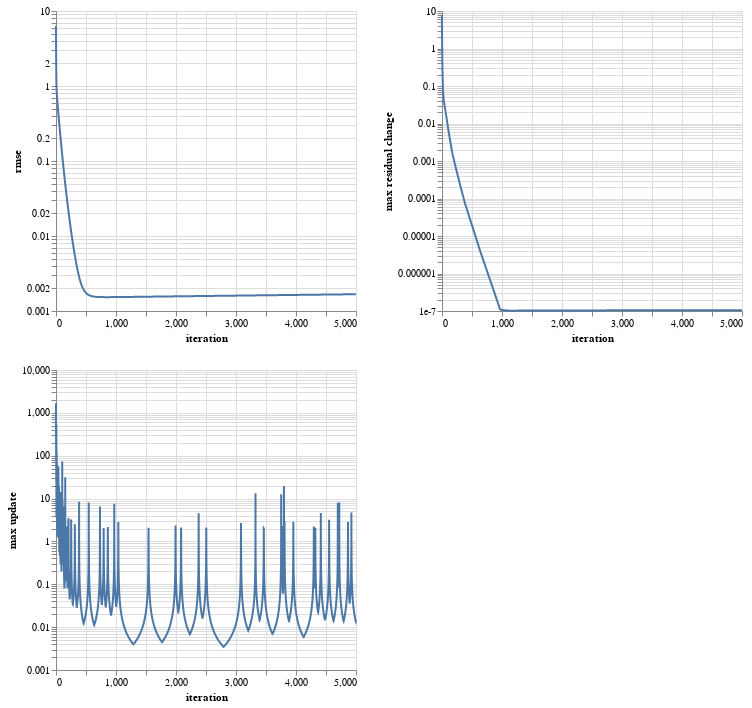

The notebook cell saved with this chart:
### Code cell
import altair as alt

#OPTIMAL MODEL

best_model = compute_UV_reg(Rsmall, K=65, lam=0.01, alpha=0.001)

logscale = alt.Scale(type='log', base=10)
fig_rmse = \
    alt.Chart(best_model['rmse'])\
    .mark_line()\
    .encode(
        x='iteration:Q', 
        y=alt.Y('rmse:Q', scale=logscale)
    )
fig_max_residual_change = \
    alt.Chart(best_model['rmse'])\
    .mark_line()\
    .encode(
        x='iteration:Q', 
        y=alt.Y('max residual change:Q', scale=logscale)
    )
fig_updates = \
    alt.Chart(best_model['update'])\
    .mark_line()\
    .encode(
        x='iteration:Q', 
        y=alt.Y('max update:Q', scale=logscale)
    )
alt.vconcat(
    fig_rmse | fig_max_residual_change,
    fig_updates 
)

### Figure 1 — Vega-Lite specification as saved in the notebook (floating-point values rounded to 4 significant figures; data arrays with more than 128 entries replaced by an {"elided": "..."} marker saying what was removed)
{"$schema": "https://vega.github.io/schema/vega-lite/v5.16.3.json", "config": {"view": {"continuousHeight": 300, "continuousWidth": 300}}, "datasets": {"data-57e5d112256b05349e8f08603390ed7a": {"elided": "5000 records"}, "data-90d0e8c1407dd42466fb2bdb3eacbaa3": {"elided": "5000 records"}}, "vconcat": [{"data": {"name": "data-57e5d112256b05349e8f08603390ed7a"}, "hconcat": [{"encoding": {"x": {"field": "iteration", "type": "quantitative"}, "y": {"field": "rmse", "scale": {"base": 10, "type": "log"}, "type": "quantitative"}}, "mark": {"type": "line"}}, {"encoding": {"x": {"field": "iteration", "type": "quantitative"}, "y": {"field": "max residual change", "scale": {"base": 10, "type": "log"}, "type": "quantitative"}}, "mark": {"type": "line"}}]}, {"data": {"name": "data-90d0e8c1407dd42466fb2bdb3eacbaa3"}, "encoding": {"x": {"field": "iteration", "type": "quantitative"}, "y": {"field": "max update", "scale": {"base": 10, "type": "log"}, "type": "quantitative"}}, "mark": {"type": "line"}}]}
